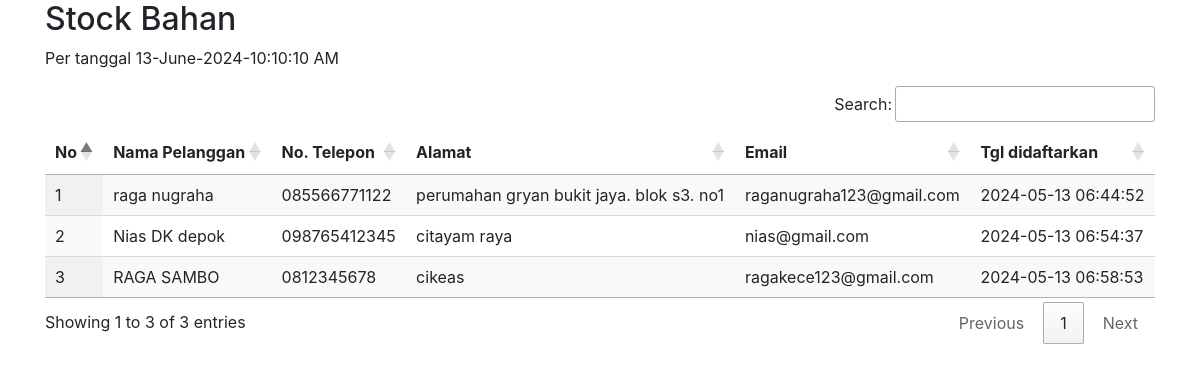
/stock/datapelanggan.php (signed in), run on the app's committed database.
### tables this page shows
CREATE TABLE `customer` (
  `customerid` int(11) NOT NULL,
  `customername` varchar(50) NOT NULL,
  `customerphone` varchar(20) NOT NULL,
  `customeraddress` varchar(100) NOT NULL,
  `customeremail` varchar(30) NOT NULL,
  `customerjoin` timestamp NOT NULL DEFAULT current_timestamp()
);

### stock/datapelanggan.php (the view, shortened to what this page needs)
<!doctype html>
<html class="no-js" lang="en">
<?php
	include '../dbconnect.php';
	$timenow = date("j-F-Y-h:i:s A");
	?>
<html>
<head>
  <link rel="stylesheet" href="https://maxcdn.bootstrapcdn.com/bootstrap/4.2.1/css/bootstrap.min.css">
<link rel="stylesheet" type="text/css" href="https://cdn.datatables.net/1.10.19/css/jquery.dataTables.css">
<link rel="stylesheet" type="text/css" href="https://cdn.datatables.net/buttons/1.5.2/css/buttons.dataTables.min.css">
<link rel="stylesheet" type="text/css" href="https://cdn.datatables.net/1.10.19/css/jquery.dataTables.min.css">
</head>
<body>
		<div class="container">
			<h2>Stock Bahan</h2>
			<p>Per tanggal <?php echo $timenow ?></p>
				<div class="data-tables datatable-dark">
					<table id="dataTable3" class="display" style="width:100%"><thead class="thead-dark">
											<tr>
												<th>No</th>
												<th>Nama Pelanggan</th>
												<th>No. Telepon</th>
												<th>Alamat</th>
												<th>Email</th>
												<th>Tgl didaftarkan</th>
											</tr></thead><tbody>
											<?php
											$brgs=mysqli_query($conn,"SELECT * from customer order by customerid ASC");
											$no=1;
											while($p=mysqli_fetch_array($brgs)){
												?>
												<tr>
													<td><?php echo $no++ ?></td>
													<td><?php echo $p['customername'] ?></td>
													<td><?php echo $p['customerphone'] ?></td>
													<td><?php echo $p['customeraddress'] ?></td>
													<td><?php echo $p['customeremail'] ?></td>
													<td><?php echo $p['customerjoin'] ?></td>
												</tr>
												<?php
											}
											?>
										</tbody>
										</table>
								</div>
						</div>
</body>
</html>

### data on the page
customer: customername "raga nugraha", customerphone "085566771122", customeraddress "perumahan gryan bukit jaya. blok s3. no1", customeremail "raganugraha123@gmail.com", customerjoin "2024-05-13 06:44:52"
customer: customername "Nias DK depok", customerphone "098765412345", customeraddress "citayam raya", customeremail "nias@gmail.com", customerjoin "2024-05-13 06:54:37"
customer: customername "RAGA SAMBO", customerphone "0812345678", customeraddress "cikeas", customeremail "ragakece123@gmail.com", customerjoin "2024-05-13 06:58:53"
